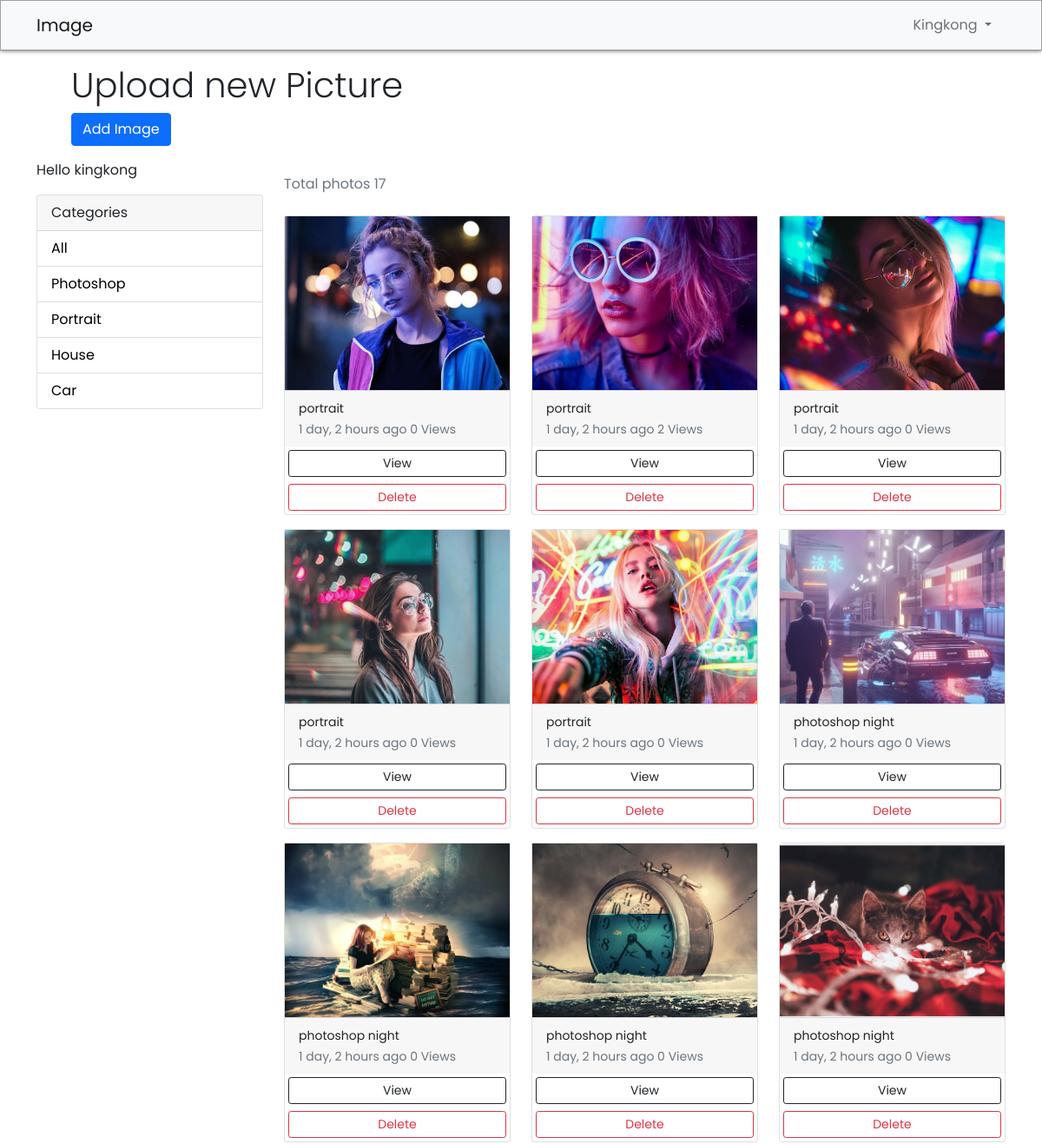
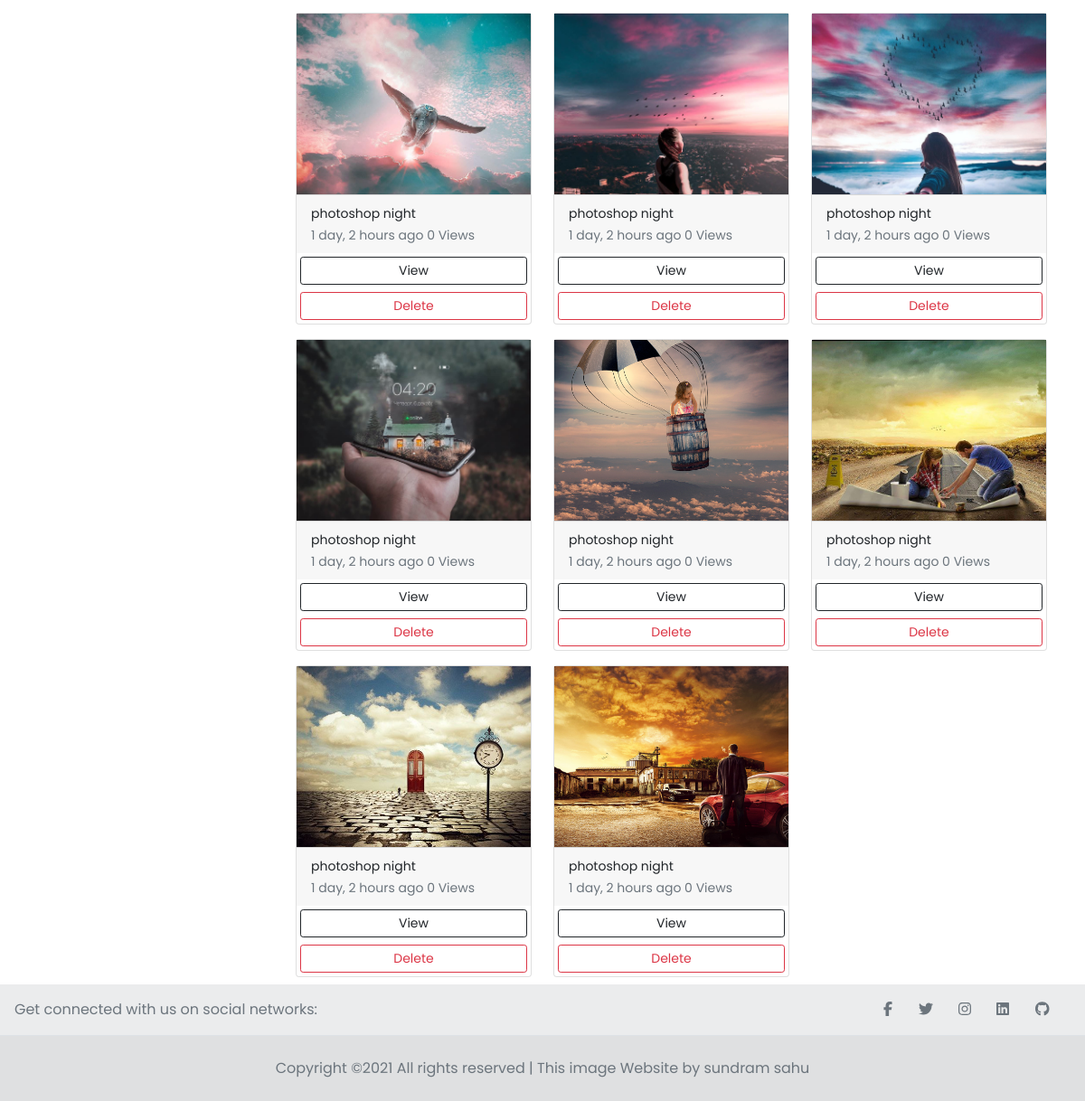
/gallery (signed in), run on the app's committed database (2 pictures, top to bottom).
### photos/models.py (models this page shows, shortened)
class Category(models.Model):
    class Meta:
        verbose_name = 'Category'
        verbose_name_plural = 'Categories'
    user = models.ForeignKey(
        User, on_delete=models.SET_NULL, null=True, blank=True)
    name = models.CharField(max_length=100, null=False, blank=False)
    id = models.AutoField(primary_key=True)

class Photo(models.Model):
    class Meta:
        verbose_name = 'Photo'
        verbose_name_plural = 'Photos'
    id = models.AutoField(primary_key=True)
    category = models.ForeignKey(Category, on_delete=models.CASCADE, null=True, blank=True)
    user = models.ForeignKey(User, on_delete=models.SET_NULL, null=True, blank=True)
    upload_time = models.DateTimeField(auto_now_add=True)
    imgviiews = models.IntegerField(default=0)
    publish = models.BooleanField(default=True)
    image = models.ImageField(null=False, blank=False)
    description = models.TextField()

### photos/views.py (the view)
# urls.py: path('gallery', views.gallery, name='gallery'),
@login_required(login_url='login')
def gallery(request):
    user = request.user
    category = request.GET.get('category')
    if category == None:
        photos = Photo.objects.filter(user=user).order_by('-pk')
        photos_count = photos.count()
    else:
        photos = Photo.objects.filter(
            category__name=category, user=user).order_by('-pk')
    categories = Category.objects.all()
    context = {'categories': categories, 'photos': photos,"pic_count":photos_count}
    return render(request, 'photos/gallery.html', context)

### photos/templates/photos/gallery.html
{% extends 'photos/base.html' %}
{% load static %}
{% block main-content %}
  <div class="container">
   {% if request.user.is_authenticated %}
     <div class= "container-fluid jumbotron jumbotron-fluid m-3">
       <div class="container">
           <h4 class="display-6">Upload new Picture</h4>
           <p class="lead">
               <a class="btn btn-primary btn-md"  href="{% url 'add' %}" role="button">Add Image</a>
           </p>
       </div>
    </div>
   {% endif %}
  </div>
    <div class="container">
        <div class="row">
            <div class="col-md-3">
                {% if request.user.is_authenticated %}
                <p>Hello {{request.user}}</p>
                {% endif %}
                <div class="card">
                    <div class="card-header">
                        Categories
                    </div>
                    <ul class="list-group list-group-flush">
                        <li class="list-group-item">
                            <a href="{% url 'gallery' %}">All</a>
                        </li>
                        {% for category in categories %}
                        <li class=" list-group-item">
                            <a href="{% url 'gallery' %}?category={{category.name}}">
                                {{category.name}}
                            </a>
                        </li>
                        {% endfor %}
                    </ul>
                </div>
            </div>
            <div class="col-md-9">
                <div class="row">
                   <div class="my-3">
                      <span class="text-muted">Total photos {{pic_count}} </span>
                    </div>
                    {% for photo in photos %}
                    <div class="col-md-4">
                        <div class="card my-2">
                            <img class="image-thumbail" src="{{photo.image.url}}" alt="Card image cap">
                            <div class="card-footer">
                               <small class="text-dark" > {{photo.description}}</small><br>
                                <small class="text-secondary"> {{photo.upload_time | timesince}} ago {{photo.imgviiews}} Views </small>
                            </div>
                         <a href="{% url 'photo' photo.id %}" class="btn btn-outline-dark btn-sm m-1">View</a>
                         <a href="{% url 'update' photo.id %}" class="btn btn-outline-danger btn-sm m-1">Delete</a>
                        </div>
                    </div>
                    {% empty %}
                    <h3>No photos...</h3>
                    {% endfor %}
                </div>
            </div>
        </div>
    </div>
{% endblock main-content %}

### photos/templates/photos/base.html (shortened to what this page needs)
<!doctype html>
{% load static %}
<html lang="en">
  <head>
     <link rel="stylesheet" href="{% static 'app/css/bootstrap.css' %}">
    <link rel="stylesheet" href="{% static 'app/css/owl.carousel.min.css' %}">
    <link rel="stylesheet" href="{% static 'app/css/all.min.css' %}">
    <link rel="stylesheet" href="{% static 'app/css/style.css' %}">
    <link rel="stylesheet" href="{% static 'app/css/fontawesome.css' %}">
  </head>
  <body>
    <nav class="navbar navbar-expand-lg navbar-light bg-light header__navbar">
     <div class="container">
       <a class="navbar-brand" href="{% url 'home' %}">Image</a>
       <div class=" navbar navbar-right">
          <ul class="navbar-nav me-auto mb-2 mb-lg-0" id ="navbarSupportedContentLG">
          {% if request.user.is_authenticated %}
           <li class="nav-item dropdown mx-2">
              <a class="nav-link dropdown-toggle" href="#" id="profileDropdown" role="button" data-bs-toggle="dropdown">
                {{request.user.username|capfirst}}
              </a>
            </li>
          {% else %}
           <li><a href="{% url 'login' %}" class="nav-link ">Login</a></li>
            <li ><a href="{% url 'register' %}" class="nav-link ">Registration</a></li>
          {% endif %}
          </ul>
       </div>
     </div>
    </nav>
    {% block main-content %} {% endblock main-content %}
<footer class="text-center text-lg-start bg-light text-muted">
  <section class="d-flex justify-content-center justify-content-lg-between p-3 border-bottom" style="background-color: rgba(0, 0, 0, 0.05);">
    <div class="me-5 d-none d-lg-block" >
      <span>Get connected with us on social networks:</span>
    </div>
    <div>
      <a href="https://www.facebook.com/S.kingkong/" class="me-4 text-reset"><i class="fab fa-facebook-f"></i></a>
      <a href="https://twitter.com/Sundramsahu" class="me-4 text-reset"><i class="fab fa-twitter"></i></a>
      <a href="https://www.instagram.com/yoyo_sundram/" class="me-4 text-reset"><i class="fab fa-instagram"></i></a>
      <a href="https://www.linkedin.com/in/sundram-sahu-b5b232217/" class="me-4 text-reset"><i class="fab fa-linkedin"></i></a>
      <a href="https://github.com/sundramsahu" class="me-4 text-reset"><i class="fab fa-github"></i></a>
    </div>
  </section>
  <div class="text-center p-4" style="background-color: rgba(0, 0, 0, 0.10);">
    Copyright &copy;<script>document.write(new Date().getFullYear());</script> All rights reserved | This image Website  by sundram sahu
  </div>
</footer>
  </body>
</html>

### photos/static/app/css/style.css (style rules this page uses)
* { margin: 0; padding: 0; box-sizing: border-box; font-family: 'Poppins', sans-serif; }
body { min-height: 100vh; }
div a { border-radius: 5px; }
.header__navbar { padding: 0 0; border: 1px solid #a2a2a2; background-color: #f4f4f4; -webkit-box-shadow: 0px 0px 14px 0px rgba(0,0,0,0.75); -moz-box-shadow: 0px 0px 14px 0px rgba(0,0,0,0.75); box-shadow: 0px 0px 5px 0px rgba(0,0,0,0.75); position: sticky; top: 0; z-index: 1000; }
a { text-decoration-color: black; }
.image-thumbail { height: 200px; object-fit: cover; }
.list-group-item a { text-decoration: none; color: black; }

### photos/templates/photos/base.html (style rules this page uses)
.image-thumbail { height: 200px; object-fit: cover; }
.list-group-item a { text-decoration: none; color: black; }

### data on the page
Category: name "Photoshop"
Category: name "Portrait"
Category: name "House"
Category: name "Car"
Photo: image (picture), description "portrait", upload_time "1 day, 2 hours", imgviiews "0"
Photo: image (picture), description "portrait", upload_time "1 day, 2 hours", imgviiews "2"
Photo: image (picture), description "portrait", upload_time "1 day, 2 hours", imgviiews "0"
Photo: image (picture), description "portrait", upload_time "1 day, 2 hours", imgviiews "0"
Photo: image (picture), description "portrait", upload_time "1 day, 2 hours", imgviiews "0"
Photo: image (picture), description "photoshop night", upload_time "1 day, 2 hours", imgviiews "0"
Photo: image (picture), description "photoshop night", upload_time "1 day, 2 hours", imgviiews "0"
Photo: image (picture), description "photoshop night", upload_time "1 day, 2 hours", imgviiews "0"
Photo: image (picture), description "photoshop night", upload_time "1 day, 2 hours", imgviiews "0"
Photo: image (picture), description "photoshop night", upload_time "1 day, 2 hours", imgviiews "0"
Photo: image (picture), description "photoshop night", upload_time "1 day, 2 hours", imgviiews "0"
Photo: image (picture), description "photoshop night", upload_time "1 day, 2 hours", imgviiews "0"
Photo: image (picture), description "photoshop night", upload_time "1 day, 2 hours", imgviiews "0"
Photo: image (picture), description "photoshop night", upload_time "1 day, 2 hours", imgviiews "0"
Photo: image (picture), description "photoshop night", upload_time "1 day, 2 hours", imgviiews "0"
Photo: image (picture), description "photoshop night", upload_time "1 day, 2 hours", imgviiews "0"
Photo: image (picture), description "photoshop night", upload_time "1 day, 2 hours", imgviiews "0"

### other printed values
{{ request.user.username|capfirst }} "Kingkong"
{{ request.user }} "kingkong"
{{ pic_count }} "17"
